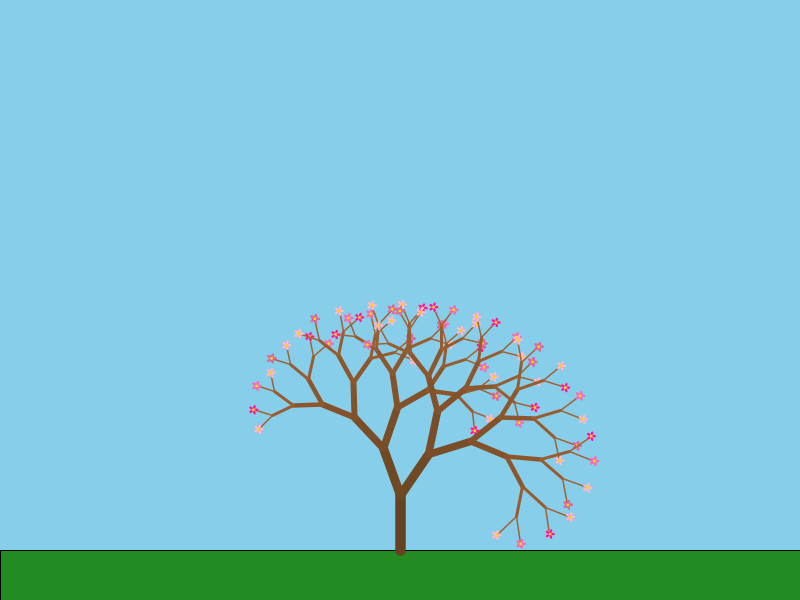
Frame 1 (no input)
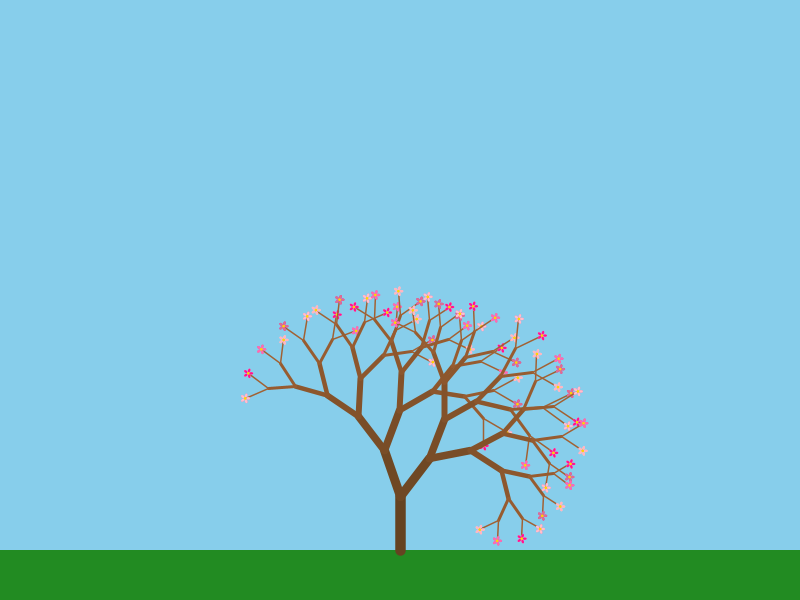
Frame 60 (the mouse pressed at the canvas centre just before this capture)
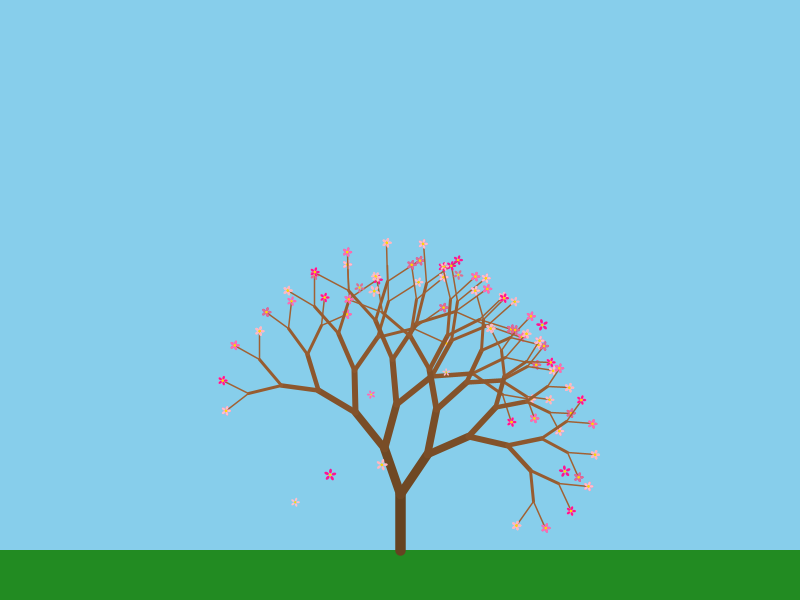
Frame 120 (the mouse held since frame 60 and released just before this capture)

The Processing sketch that drew these frames (run headless with seeded random() and noise(); from frame 60 on, the mouse is pressed at the canvas centre):

// Processing sketch: sketch_2
// ── sketch_2.pde
// Augustin Carazanu
// FAF-243 V2
// fractal Tree with flowers

ArrayList<FallingFlower> fallingFlowers;
float time = 0;
boolean[] treeTipsState; 
float[] dropTimes; // store random times here
int tipCounter = 0;

void setup() {
  size(800, 600);
  fallingFlowers = new ArrayList<FallingFlower>();
  
  treeTipsState = new boolean[200]; 
  dropTimes = new float[200];
  
  for(int i=0; i<treeTipsState.length; i++) {
    treeTipsState[i] = true; 
    // random delay between 1 and 15 seconds
    dropTimes[i] = 1000 + random(14000); 
  }
}

void draw() {
  background(135, 206, 235); // sky
  
  fill(34, 139, 34); // ground
  rect(0, 550, width, 50);
  
  tipCounter = 0; // reset for recursion
  
  // draw tree and attached flowers
  drawBranch(width/2, 550, -PI/2, 60, 0, 6);
  
  // wind and gravity
  float windStr = (noise(time * 0.3) * 2 - 1) * 0.15;
  PVector wind = new PVector(windStr, 0);
  PVector gravity = new PVector(0, 0.15); // slightly lighter gravity
  
  // update fallen flowers
  for (int i = fallingFlowers.size() - 1; i >= 0; i--) {
    FallingFlower f = fallingFlowers.get(i);
    f.applyForce(gravity);
    f.applyForce(wind);
    
    // turbulence
    float tx = (noise(f.pos.x * 0.01, time * 0.5) - 0.5) * 0.4;
    float ty = (noise(f.pos.y * 0.01 + 100, time * 0.5) - 0.5) * 0.2;
    f.applyForce(new PVector(tx, ty));
    
    f.update();
    f.display();
    
    if (f.isOffScreen()) fallingFlowers.remove(i);
  }
  
  time += 0.05;
}

void drawBranch(float x1, float y1, float angle, float length, int depth, int maxDepth) {
  if (depth > maxDepth) {
    // flower colors
    color[] colors = {
      color(255, 105, 180), color(255, 192, 203), 
      color(255, 182, 193), color(255, 20, 147), color(219, 112, 147) 
    };
    color c = colors[tipCounter % colors.length];
    
    if(treeTipsState[tipCounter]) {
      // check if its specific random time has passed
      if (millis() > dropTimes[tipCounter]) {
         treeTipsState[tipCounter] = false; // detach
         fallingFlowers.add(new FallingFlower(x1, y1, c));
      } else {
         drawAttachedFlower(x1, y1, c); // still attached
      }
    }
    tipCounter++;
    return;
  }
  
  // physics for swaying branches
  float nVal = noise(x1 * 0.01, y1 * 0.01 + time);
  float newLen = length * (0.75 + nVal * 0.3);
  float x2 = x1 + cos(angle) * newLen;
  float y2 = y1 + sin(angle) * newLen;
  
  stroke(101 + depth * 10, 67 + depth * 5, 33 + depth * 3);
  strokeWeight(max(1, (maxDepth - depth + 1) * 1.5));
  line(x1, y1, x2, y2);
  
  float an1 = noise(x2 * 0.01 + 100, y2 * 0.01 + time * 0.5) * 0.3;
  float an2 = noise(x2 * 0.01 + 200, y2 * 0.01 + time * 0.5) * 0.3;
  
  drawBranch(x2, y2, angle - PI/6 + an1, newLen, depth + 1, maxDepth);
  drawBranch(x2, y2, angle + PI/6 + an2, newLen, depth + 1, maxDepth);
}

void drawAttachedFlower(float x, float y, color c) {
    pushMatrix();
    translate(x, y);
    noStroke();
    for (int i = 0; i < 5; i++) {
      pushMatrix();
      rotate(TWO_PI * i / 5);
      fill(c);
      ellipse(3, 0, 4, 2.5);
      popMatrix();
    }
    fill(255, 215, 0); 
    ellipse(0, 0, 2.5, 2.5);
    popMatrix();
}

class FallingFlower {
  PVector pos, vel, acc;
  float size, rotation, rotSpd;
  color col;
  
  FallingFlower(float x, float y, color c) {
    pos = new PVector(x, y);
    // slight lateral drift on release
    vel = new PVector(random(-0.5, 0.5), random(0, 0.5));
    acc = new PVector(0, 0);
    size = random(6, 10);
    col = c;
    rotation = random(TWO_PI);
    rotSpd = random(-0.1, 0.1);
  }
  
  void applyForce(PVector f) { acc.add(f); }
  
  void update() {
    vel.add(acc);
    vel.limit(4); // slower fall speed
    pos.add(vel);
    rotation += rotSpd;
    acc.mult(0);
  }
  
  void display() {
    pushMatrix();
    translate(pos.x, pos.y);
    rotate(rotation);
    noStroke();
    for (int i = 0; i < 5; i++) {
      pushMatrix();
      rotate(TWO_PI * i / 5);
      fill(col);
      ellipse(size * 0.4, 0, size * 0.5, size * 0.3);
      popMatrix();
    }
    fill(255, 215, 0); 
    ellipse(0, 0, size * 0.3, size * 0.3);
    popMatrix();
  }
  
  boolean isOffScreen() { return pos.y > height + 20; }
}
